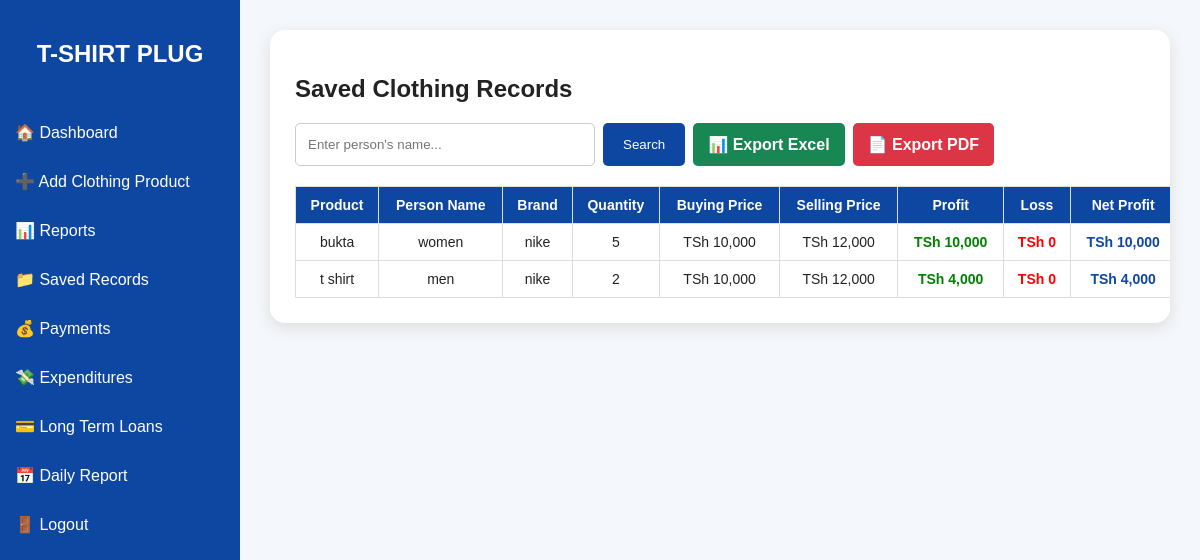
Screenshot of /records.php (signed in) with the database file from the repository.
### tables this page shows
CREATE TABLE `products` (
  `id` int(11) NOT NULL,
  `product_name` varchar(100) NOT NULL,
  `category` varchar(50) DEFAULT NULL,
  `brand` varchar(50) DEFAULT NULL,
  `size` varchar(20) DEFAULT NULL,
  `color` varchar(30) DEFAULT NULL,
  `quantity` int(11) NOT NULL,
  `buying_price` decimal(10,2) DEFAULT NULL,
  `selling_price` decimal(10,2) DEFAULT NULL,
  `total_cost` decimal(10,2) DEFAULT NULL,
  `total_sales` decimal(10,2) DEFAULT NULL,
  `profit` decimal(10,2) DEFAULT NULL,
  `loss` decimal(10,2) DEFAULT NULL,
  `net_profit` decimal(10,2) DEFAULT NULL,
  `sale_date` date DEFAULT NULL
);

### records.php (the view, shortened to what this page needs)
<?php
include "database.php";
$search = trim($_GET['search'] ?? '');
function getProductRecords($conn, $search) {
    if ($search !== '') {
        $stmt = mysqli_prepare(
            $conn,
            "SELECT * FROM products
             WHERE category LIKE ?
             ORDER BY id DESC"
        );
        $like = "%" . $search . "%";
        mysqli_stmt_bind_param(
            $stmt,
            "s",
            $like
        );
        mysqli_stmt_execute($stmt);
        return mysqli_stmt_get_result($stmt);
    } else {
        return mysqli_query(
            $conn,
            "SELECT * FROM products
             ORDER BY id DESC"
        );
    }
}
    ?>
    <?php
$records = getProductRecords(
    $conn,
    $search
);
?>
<!DOCTYPE html>
<html lang="en">
<head>
</head>
<body>
<div class="sidebar">
<h2>T-SHIRT PLUG</h2>
<a href="dashboard.php">🏠 Dashboard</a>
<a href="add_product.php">➕ Add Clothing Product</a>
<a href="reports.php">📊 Reports</a>
<a href="records.php">📁 Saved Records</a>
<a href="payments.php">💰 Payments</a>
<a href="expenditures.php">
💸 Expenditures
</a>
<a href="long_term_loans.php">
💳 Long Term Loans
</a>
<a href="daily_report.php">
📅 Daily Report
</a>
<a href="logout.php">🚪 Logout</a>
</div>
<div class="main">
<div class="box">
<h2>Saved Clothing Records</h2>
<div class="search-box">
<form method="GET">
<input
    type="text"
    name="search"
    placeholder="Enter person's name..."
    value="<?= htmlspecialchars($search) ?>"
>
<button type="submit" class="search-btn">
Search
</button>
<a
    href="records.php?<?= http_build_query([
        'export' => 'excel',
        'search' => $search
    ]) ?>"
    class="excel-btn"
>
📊 Export Excel
</a>
<a
    href="records.php?<?= http_build_query([
        'export' => 'pdf',
        'search' => $search
    ]) ?>"
    class="pdf-btn"
>
📄 Export PDF
</a>
</form>
</div>
<table>
<tr>
<th>Product</th>
<th>Person Name</th>
<th>Brand</th>
<th>Quantity</th>
<th>Buying Price</th>
<th>Selling Price</th>
<th>Profit</th>
<th>Loss</th>
<th>Net Profit</th>
</tr>
<?php if (mysqli_num_rows($records) > 0): ?>
<?php while ($row = mysqli_fetch_assoc($records)): ?>
<tr>
<td>
<?= htmlspecialchars($row['product_name']) ?>
</td>
<td>
<?= htmlspecialchars($row['category']) ?>
</td>
<td>
<?= htmlspecialchars($row['brand']) ?>
</td>
<td>
<?= (int)$row['quantity'] ?>
</td>
<td>
TSh <?= number_format((float)$row['buying_price']) ?>
</td>
<td>
TSh <?= number_format((float)$row['selling_price']) ?>
</td>
<td class="profit">
TSh <?= number_format((float)$row['profit']) ?>
</td>
<td class="loss">
TSh <?= number_format((float)$row['loss']) ?>
</td>
<td class="net">
TSh <?= number_format((float)$row['net_profit']) ?>
</td>
</tr>
<?php endwhile; ?>
<?php endif; ?>
</table>
</div>
</div>
</body>
</html>

### records.php (style rules this page uses)
* { box-sizing: border-box; }
body { font-family: Arial, sans-serif; background: #f4f7fb; margin: 0; color: #222; }
.sidebar { position: fixed; width: 240px; height: 100vh; background: #0d47a1; color: white; overflow-y: auto; }
.sidebar h2 { text-align: center; padding: 20px; }
.sidebar a { display: block; padding: 15px; color: white; text-decoration: none; }
.main { margin-left: 240px; padding: 30px; }
.box { background: white; padding: 25px; border-radius: 15px; box-shadow: 0 5px 15px #ddd; overflow-x: auto; }
.search-box { margin-bottom: 20px; }
.search-box form { display: flex; flex-wrap: wrap; gap: 8px; }
input { padding: 12px; width: 300px; border: 1px solid #ccc; border-radius: 5px; }
button { padding: 12px 20px; border: none; border-radius: 5px; cursor: pointer; }
.search-btn { background: #0d47a1; color: white; }
.excel-btn { display: inline-block; background: #198754; color: white; padding: 12px 15px; border-radius: 5px; text-decoration: none; font-weight: bold; }
.pdf-btn { display: inline-block; background: #dc3545; color: white; padding: 12px 15px; border-radius: 5px; text-decoration: none; font-weight: bold; }
table { width: 100%; min-width: 1100px; border-collapse: collapse; margin-top: 20px; font-size: 14px; }
th { background: #0d47a1; color: white; }
td, th { padding: 10px; border: 1px solid #ddd; text-align: center; }
.profit { color: green; font-weight: bold; }
.loss { color: red; font-weight: bold; }
.net { color: #0d47a1; font-weight: bold; }

### rows the page displays
products: product_name "bukta", category "women", brand "nike", quantity "5", buying_price "10,000", selling_price "12,000", profit "10,000", loss "0", net_profit "10,000"
products: product_name "t shirt", category "men", brand "nike", quantity "2", buying_price "10,000", selling_price "12,000", profit "4,000", loss "0", net_profit "4,000"
